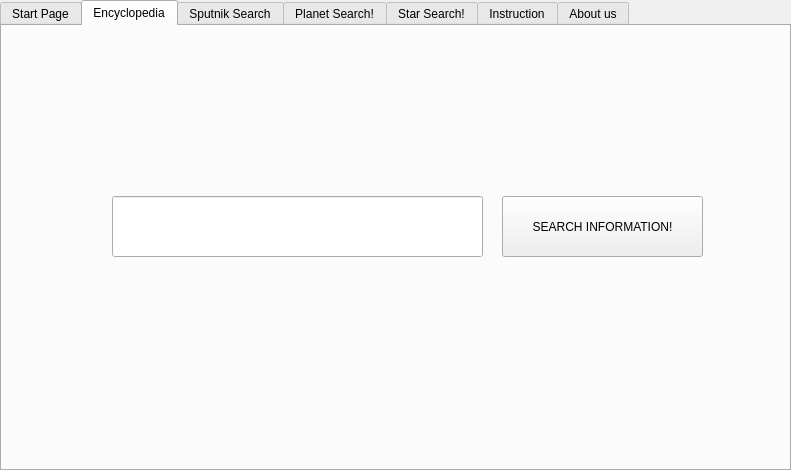
<?xml version="1.0" encoding="UTF-8"?>
<ui version="4.0">
 <class>MainWindow</class>
 <widget class="QMainWindow" name="MainWindow">
  <property name="geometry">
   <rect>
    <x>0</x>
    <y>0</y>
    <width>791</width>
    <height>470</height>
   </rect>
  </property>
  <property name="mouseTracking">
   <bool>false</bool>
  </property>
  <property name="windowTitle">
   <string>Space Y</string>
  </property>
  <property name="windowIcon">
   <iconset>
    <normaloff>../unnamed.jpg</normaloff>../unnamed.jpg</iconset>
  </property>
  <property name="styleSheet">
   <string notr="true"/>
  </property>
  <widget class="QWidget" name="centralwidget">
   <widget class="QTabWidget" name="tabWidget">
    <property name="geometry">
     <rect>
      <x>0</x>
      <y>0</y>
      <width>791</width>
      <height>471</height>
     </rect>
    </property>
    <property name="currentIndex">
     <number>1</number>
    </property>
    <widget class="QWidget" name="Start_Page">
     <attribute name="title">
      <string>Start Page</string>
     </attribute>
     <widget class="QCalendarWidget" name="Calendar">
      <property name="geometry">
       <rect>
        <x>411</x>
        <y>10</y>
        <width>361</width>
        <height>221</height>
       </rect>
      </property>
     </widget>
     <widget class="QLabel" name="Space__STARTPAGE">
      <property name="geometry">
       <rect>
        <x>100</x>
        <y>270</y>
        <width>601</width>
        <height>121</height>
       </rect>
      </property>
      <property name="text">
       <string/>
      </property>
      <property name="pixmap">
       <pixmap>../unnamed.jpg</pixmap>
      </property>
     </widget>
     <widget class="QLabel" name="Space_y_new_era">
      <property name="geometry">
       <rect>
        <x>40</x>
        <y>30</y>
        <width>351</width>
        <height>41</height>
       </rect>
      </property>
      <property name="font">
       <font>
        <family>Candara</family>
        <pointsize>12</pointsize>
       </font>
      </property>
      <property name="styleSheet">
       <string notr="true">color: rgb(87, 118, 255);</string>
      </property>
      <property name="text">
       <string>Space Y - это новая эра любительской астрономии.</string>
      </property>
     </widget>
     <widget class="QLabel" name="what_new">
      <property name="geometry">
       <rect>
        <x>40</x>
        <y>80</y>
        <width>351</width>
        <height>131</height>
       </rect>
      </property>
      <property name="text">
       <string>                                      В Space Y вы можете:
   💫Узнать местоположение звёзд 
💫Узнать краткую информацию о планетах 
 💫Узнать местоположение звезды 
 💫Узнать местоположение спутника
💫Узнать краткую информацию о космическом объекте 
                                      Последнее обновление:
 (4.04.22 ) v.2.4 Улучшение интерфейса приложения, оптимизация алгоритмов</string>
      </property>
     </widget>
    </widget>
    <widget class="QWidget" name="Encyclopedia">
     <attribute name="title">
      <string>Encyclopedia</string>
     </attribute>
     <widget class="QLabel" name="space_y_enc">
      <property name="geometry">
       <rect>
        <x>110</x>
        <y>10</y>
        <width>591</width>
        <height>131</height>
       </rect>
      </property>
      <property name="text">
       <string/>
      </property>
      <property name="pixmap">
       <pixmap>../unnamed.jpg</pixmap>
      </property>
     </widget>
     <widget class="QPushButton" name="search_information">
      <property name="geometry">
       <rect>
        <x>500</x>
        <y>170</y>
        <width>201</width>
        <height>61</height>
       </rect>
      </property>
      <property name="text">
       <string>SEARCH INFORMATION!</string>
      </property>
     </widget>
     <widget class="QLabel" name="enc_res">
      <property name="geometry">
       <rect>
        <x>90</x>
        <y>252</y>
        <width>621</width>
        <height>121</height>
       </rect>
      </property>
      <property name="text">
       <string/>
      </property>
     </widget>
     <widget class="QLineEdit" name="enc_input">
      <property name="geometry">
       <rect>
        <x>110</x>
        <y>170</y>
        <width>371</width>
        <height>61</height>
       </rect>
      </property>
     </widget>
    </widget>
    <widget class="QWidget" name="Sputnik_search">
     <attribute name="title">
      <string>Sputnik Search</string>
     </attribute>
     <widget class="QLabel" name="sputnik_space_y">
      <property name="geometry">
       <rect>
        <x>110</x>
        <y>10</y>
        <width>591</width>
        <height>131</height>
       </rect>
      </property>
      <property name="text">
       <string/>
      </property>
      <property name="pixmap">
       <pixmap>../unnamed.jpg</pixmap>
      </property>
     </widget>
     <widget class="QPushButton" name="Sputnik_Searc">
      <property name="geometry">
       <rect>
        <x>500</x>
        <y>160</y>
        <width>201</width>
        <height>61</height>
       </rect>
      </property>
      <property name="text">
       <string>SPUTNIK SEARCH!</string>
      </property>
     </widget>
     <widget class="QLabel" name="sputnik_res">
      <property name="geometry">
       <rect>
        <x>100</x>
        <y>250</y>
        <width>611</width>
        <height>141</height>
       </rect>
      </property>
      <property name="text">
       <string/>
      </property>
     </widget>
     <widget class="QLineEdit" name="sputnik_input">
      <property name="geometry">
       <rect>
        <x>110</x>
        <y>160</y>
        <width>381</width>
        <height>61</height>
       </rect>
      </property>
     </widget>
    </widget>
    <widget class="QWidget" name="Planet_Search">
     <property name="minimumSize">
      <size>
       <width>785</width>
       <height>445</height>
      </size>
     </property>
     <attribute name="title">
      <string>Planet Search!</string>
     </attribute>
     <widget class="QLabel" name="planet_space_y">
      <property name="geometry">
       <rect>
        <x>90</x>
        <y>10</y>
        <width>591</width>
        <height>131</height>
       </rect>
      </property>
      <property name="text">
       <string/>
      </property>
      <property name="pixmap">
       <pixmap>../unnamed.jpg</pixmap>
      </property>
     </widget>
     <widget class="QPushButton" name="plane_search">
      <property name="geometry">
       <rect>
        <x>480</x>
        <y>160</y>
        <width>201</width>
        <height>61</height>
       </rect>
      </property>
      <property name="text">
       <string>PLANET SEARCH!</string>
      </property>
     </widget>
     <widget class="QLineEdit" name="planet_input">
      <property name="geometry">
       <rect>
        <x>90</x>
        <y>160</y>
        <width>371</width>
        <height>61</height>
       </rect>
      </property>
     </widget>
     <widget class="QLabel" name="planet_res">
      <property name="geometry">
       <rect>
        <x>90</x>
        <y>240</y>
        <width>591</width>
        <height>111</height>
       </rect>
      </property>
      <property name="text">
       <string/>
      </property>
     </widget>
    </widget>
    <widget class="QWidget" name="Star_search">
     <attribute name="title">
      <string>Star Search!</string>
     </attribute>
     <widget class="QLabel" name="star_space_y">
      <property name="geometry">
       <rect>
        <x>90</x>
        <y>10</y>
        <width>591</width>
        <height>131</height>
       </rect>
      </property>
      <property name="text">
       <string/>
      </property>
      <property name="pixmap">
       <pixmap>../unnamed.jpg</pixmap>
      </property>
     </widget>
     <widget class="QPushButton" name="star_search">
      <property name="geometry">
       <rect>
        <x>480</x>
        <y>160</y>
        <width>201</width>
        <height>61</height>
       </rect>
      </property>
      <property name="text">
       <string>STAR SEARCH!</string>
      </property>
     </widget>
     <widget class="QLineEdit" name="star_input">
      <property name="geometry">
       <rect>
        <x>90</x>
        <y>160</y>
        <width>381</width>
        <height>61</height>
       </rect>
      </property>
     </widget>
     <widget class="QLabel" name="sta_res">
      <property name="geometry">
       <rect>
        <x>80</x>
        <y>240</y>
        <width>601</width>
        <height>111</height>
       </rect>
      </property>
      <property name="text">
       <string/>
      </property>
     </widget>
    </widget>
    <widget class="QWidget" name="Instruction">
     <attribute name="title">
      <string>Instruction</string>
     </attribute>
     <widget class="QLabel" name="ins_space_y">
      <property name="geometry">
       <rect>
        <x>110</x>
        <y>10</y>
        <width>591</width>
        <height>131</height>
       </rect>
      </property>
      <property name="text">
       <string/>
      </property>
      <property name="pixmap">
       <pixmap>../unnamed.jpg</pixmap>
      </property>
     </widget>
     <widget class="QLabel" name="instr">
      <property name="geometry">
       <rect>
        <x>90</x>
        <y>160</y>
        <width>661</width>
        <height>231</height>
       </rect>
      </property>
      <property name="font">
       <font>
        <pointsize>8</pointsize>
        <weight>75</weight>
        <bold>true</bold>
       </font>
      </property>
      <property name="text">
       <string>                                                                                                      Инструкция
                                                                                               Для чайников в Space Y
 Start Page. Стартовая страница автоматически запускается при открытии приложения. Сверху появится меню.
 Sputnik Search! Вы вводите название спутника, немного подождав, вам выведится вся информация.
 Encyclopedia. Вводите название объекта, немного подождав, выводиться результат.
 Planet Search!. Вводите название планеты, неного подождав будет выведен результат.
</string>
      </property>
     </widget>
    </widget>
    <widget class="QWidget" name="About_Us">
     <attribute name="title">
      <string>About us</string>
     </attribute>
     <widget class="QLabel" name="abt_space_y">
      <property name="geometry">
       <rect>
        <x>120</x>
        <y>10</y>
        <width>571</width>
        <height>101</height>
       </rect>
      </property>
      <property name="text">
       <string/>
      </property>
      <property name="pixmap">
       <pixmap>../unnamed.jpg</pixmap>
      </property>
     </widget>
     <widget class="QLabel" name="abt_1">
      <property name="geometry">
       <rect>
        <x>80</x>
        <y>150</y>
        <width>641</width>
        <height>91</height>
       </rect>
      </property>
      <property name="text">
       <string>Разработчиком данного приложения является ученик 7 класса Лицея №78 г. Набережные Челны (Татарстан). Цель данного
проекта - Создать приложение - помощник для астрономов - любителей, в котором пользователь сможет узнать краткую
 информацию о космическом объекте. Проект является победителем многих конференций республиканского и 
всероссийского уровня.
В будущем планируется создать раздел &quot;Созвездия&quot;, в котором будет удобнее работать с данными о звёздах.</string>
      </property>
     </widget>
     <widget class="QLabel" name="abt_2">
      <property name="geometry">
       <rect>
        <x>130</x>
        <y>240</y>
        <width>551</width>
        <height>101</height>
       </rect>
      </property>
      <property name="font">
       <font>
        <family>Arial Black</family>
        <pointsize>10</pointsize>
        <weight>75</weight>
        <bold>true</bold>
       </font>
      </property>
      <property name="styleSheet">
       <string notr="true">color: rgb(255, 0, 0);</string>
      </property>
      <property name="text">
       <string>ВСЕ ВАШИ ПОЖЕЛАНИЯ МОЖНО ОСТАВИТЬ ЗДЕСЬ: gareev05@internet.ru</string>
      </property>
     </widget>
    </widget>
   </widget>
  </widget>
 </widget>
 <resources/>
 <connections/>
</ui>
